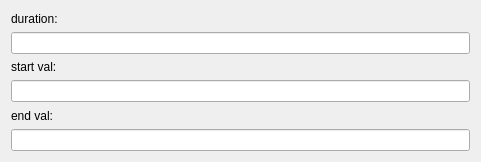
<?xml version="1.0" encoding="UTF-8"?>
<ui version="4.0">
 <class>Form</class>
 <widget class="QWidget" name="Form">
  <property name="geometry">
   <rect>
    <x>0</x>
    <y>0</y>
    <width>481</width>
    <height>162</height>
   </rect>
  </property>
  <property name="windowTitle">
   <string>Form</string>
  </property>
  <layout class="QVBoxLayout" name="verticalLayout">
   <item>
    <widget class="QLabel" name="label">
     <property name="text">
      <string>duration:</string>
     </property>
    </widget>
   </item>
   <item>
    <widget class="QLineEdit" name="duration"/>
   </item>
   <item>
    <widget class="QLabel" name="label_2">
     <property name="text">
      <string>start val:</string>
     </property>
    </widget>
   </item>
   <item>
    <widget class="QLineEdit" name="start_val"/>
   </item>
   <item>
    <widget class="QLabel" name="label_3">
     <property name="text">
      <string>end val:</string>
     </property>
    </widget>
   </item>
   <item>
    <widget class="QLineEdit" name="end_val"/>
   </item>
  </layout>
 </widget>
 <resources/>
 <connections/>
</ui>
